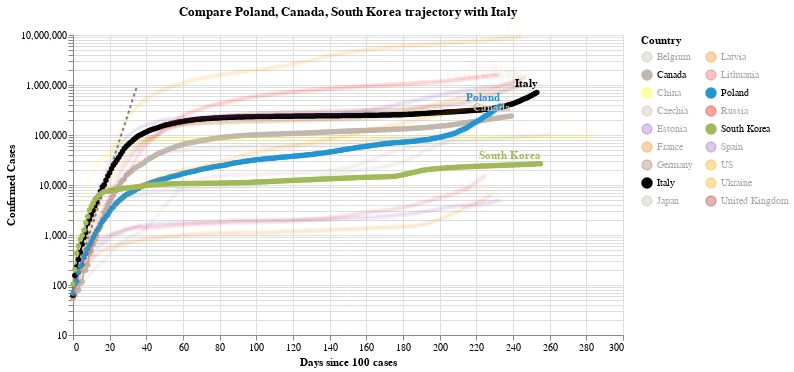

Write notebook code for a chart like this one.
### Code cell
#hide_input
chart3 = make_since_chart(dff2, ['Poland', 'Canada', 'South Korea'], baseline_countries)
chart3

### Figure 1 — Vega-Lite specification as saved in the notebook (floating-point values rounded to 4 significant figures; data arrays with more than 128 entries replaced by an {"elided": "..."} marker saying what was removed)
{"config": {"view": {"continuousWidth": 400, "continuousHeight": 300}}, "layer": [{"data": {"name": "data-628230001892d6798b50651be41d1b3e"}, "mark": {"type": "line", "color": "black", "opacity": 0.5, "strokeDash": [3, 3]}, "encoding": {"x": {"type": "quantitative", "field": "Days since 100 cases"}, "y": {"type": "quantitative", "field": "Confirmed Cases"}}}, {"data": {"name": "data-eef60fdc18fe26aac3e0434d95d3a021"}, "mark": {"type": "line", "point": true}, "encoding": {"color": {"type": "nominal", "field": "Country", "legend": {"columns": 2}, "scale": {"domain": ["Belgium", "Canada", "China", "Czechia", "Estonia", "France", "Germany", "Italy", "Japan", "Latvia", "Lithuania", "Poland", "Russia", "South Korea", "Spain", "US", "Ukraine", "United Kingdom"], "range": ["#C1B7AD", "#C1B7AD", "yellow", "#C1B7AD", "#9467bd", "#F58518", "#9D755D", "black", "#C1B7AD", "#F58518", "#E45756", "#2495D3", "red", "#A1BA59", "#9467bd", "orange", "orange", "brown"]}}, "opacity": {"condition": {"value": 1, "selection": "selector001"}, "value": 0.05}, "tooltip": [{"type": "nominal", "field": "Country"}, {"type": "temporal", "field": "Date"}, {"type": "quantitative", "field": "Confirmed Cases"}, {"type": "quantitative", "field": "Days since 100 cases"}], "x": {"type": "quantitative", "field": "Days since 100 cases"}, "y": {"type": "quantitative", "field": "Confirmed Cases", "scale": {"type": "log"}}}, "selection": {"selector001": {"type": "multi", "fields": ["Country"], "bind": "legend", "init": [{"Country": "Poland"}, {"Country": "Canada"}, {"Country": "South Korea"}, {"Country": "Italy"}]}}, "width": 550}, {"data": {"name": "data-eef60fdc18fe26aac3e0434d95d3a021"}, "mark": {"type": "text", "align": "right", "dy": -8, "fontWeight": "bold"}, "encoding": {"color": {"type": "nominal", "field": "Country", "legend": {"columns": 2}, "scale": {"domain": ["Belgium", "Canada", "China", "Czechia", "Estonia", "France", "Germany", "Italy", "Japan", "Latvia", "Lithuania", "Poland", "Russia", "South Korea", "Spain", "US", "Ukraine", "United Kingdom"], "range": ["#C1B7AD", "#C1B7AD", "yellow", "#C1B7AD", "#9467bd", "#F58518", "#9D755D", "black", "#C1B7AD", "#F58518", "#E45756", "#2495D3", "red", "#A1BA59", "#9467bd", "orange", "orange", "brown"]}}, "opacity": {"condition": {"value": 1, "selection": "selector001"}, "value": 0.05}, "text": {"type": "nominal", "field": "Country"}, "tooltip": [{"type": "nominal", "field": "Country"}, {"type": "temporal", "field": "Date"}, {"type": "quantitative", "field": "Confirmed Cases"}, {"type": "quantitative", "field": "Days since 100 cases"}], "x": {"type": "quantitative", "field": "Days since 100 cases"}, "y": {"type": "quantitative", "field": "Confirmed Cases", "scale": {"type": "log"}}}, "transform": [{"filter": "(datum['Date'] >= 1604188800000)"}], "width": 550}], "title": "Compare Poland, Canada, South Korea trajectory with Italy", "$schema": "https://vega.github.io/schema/vega-lite/v4.8.1.json", "datasets": {"data-628230001892d6798b50651be41d1b3e": [{"Days since 100 cases": 0, "Confirmed Cases": 100.0}, {"Days since 100 cases": 1, "Confirmed Cases": 130.0}, {"Days since 100 cases": 2, "Confirmed Cases": 169.0}, {"Days since 100 cases": 3, "Confirmed Cases": 219.7}, {"Days since 100 cases": 4, "Confirmed Cases": 285.6}, {"Days since 100 cases": 5, "Confirmed Cases": 371.3}, {"Days since 100 cases": 6, "Confirmed Cases": 482.7}, {"Days since 100 cases": 7, "Confirmed Cases": 627.5}, {"Days since 100 cases": 8, "Confirmed Cases": 815.7}, {"Days since 100 cases": 9, "Confirmed Cases": 1060.0}, {"Days since 100 cases": 10, "Confirmed Cases": 1379.0}, {"Days since 100 cases": 11, "Confirmed Cases": 1792.0}, {"Days since 100 cases": 12, "Confirmed Cases": 2330.0}, {"Days since 100 cases": 13, "Confirmed Cases": 3029.0}, {"Days since 100 cases": 14, "Confirmed Cases": 3937.0}, {"Days since 100 cases": 15, "Confirmed Cases": 5119.0}, {"Days since 100 cases": 16, "Confirmed Cases": 6654.0}, {"Days since 100 cases": 17, "Confirmed Cases": 8650.0}, {"Days since 100 cases": 18, "Confirmed Cases": 11250.0}, {"Days since 100 cases": 19, "Confirmed Cases": 14620.0}, {"Days since 100 cases": 20, "Confirmed Cases": 19000.0}, {"Days since 100 cases": 21, "Confirmed Cases": 24710.0}, {"Days since 100 cases": 22, "Confirmed Cases": 32120.0}, {"Days since 100 cases": 23, "Confirmed Cases": 41750.0}, {"Days since 100 cases": 24, "Confirmed Cases": 54280.0}, {"Days since 100 cases": 25, "Confirmed Cases": 70560.0}, {"Days since 100 cases": 26, "Confirmed Cases": 91730.0}, {"Days since 100 cases": 27, "Confirmed Cases": 119300.0}, {"Days since 100 cases": 28, "Confirmed Cases": 155000.0}, {"Days since 100 cases": 29, "Confirmed Cases": 201500.0}, {"Days since 100 cases": 30, "Confirmed Cases": 262000.0}, {"Days since 100 cases": 31, "Confirmed Cases": 340600.0}, {"Days since 100 cases": 32, "Confirmed Cases": 442800.0}, {"Days since 100 cases": 33, "Confirmed Cases": 575600.0}, {"Days since 100 cases": 34, "Confirmed Cases": 748300.0}, {"Days since 100 cases": 35, "Confirmed Cases": 972800.0}], "data-eef60fdc18fe26aac3e0434d95d3a021": {"elided": "4389 records"}}}
